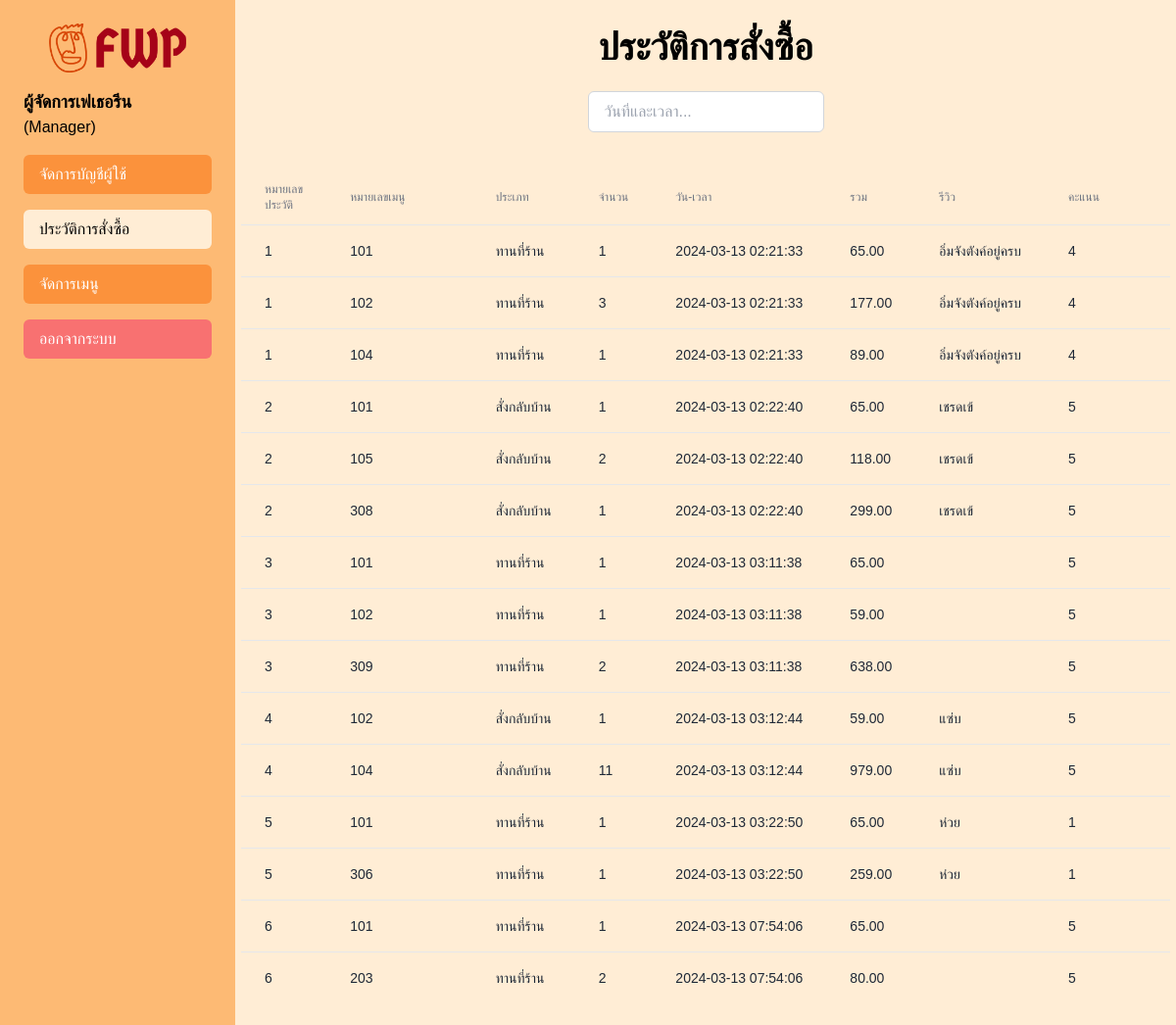
/history_manager.php (signed in), run on the app's committed database.
### tables this page shows
CREATE TABLE review (
    review_id INTEGER PRIMARY KEY AUTOINCREMENT,
    comment TEXT,
    score INTEGER
);

### history_order.php (the view, shortened to what this page needs)
<?php
$db = new MyDB();
$sql = "SELECT * FROM order_history;";
$ret = $db->query($sql);
if ($ret->numColumns() > 0) {
  while($row = $ret->fetchArray(SQLITE3_ASSOC)) {
    $query = "SELECT * FROM review WHERE review_id =" . $row['review_id'];
    $review_result = $db->query($query);
    $review_row = $review_result->fetchArray(SQLITE3_ASSOC);
    $comment = $review_row ? $review_row['comment'] : '';
    echo "<tr class=\"hover:bg-orange-200\">
              <td class=\"px-6 py-4 whitespace-nowrap text-sm text-gray-800 history-no\">" . $row["history_no"] . "</td>
              <td class=\"px-6 py-4 whitespace-nowrap text-sm text-gray-800 menu-no \">" . $row["menu_no"] . "</td>
              <td class=\"px-6 py-4 whitespace-nowrap text-sm text-gray-800 type\">" . $row["type"] . "</td>
              <td class=\"px-6 py-4 whitespace-nowrap text-sm text-gray-800 quantity\">" . $row["quantity"] . "</td>
              <td class=\"px-6 py-4 whitespace-nowrap text-sm text-gray-800 date_time\">" . $row["date_time"] . "</td>
              <td class=\"px-6 py-4 whitespace-nowrap text-sm text-gray-800 total\">" . number_format($row["total"], 2) . "</td>
              <td class=\"px-6 py-4 whitespace-nowrap text-sm text-gray-800 review-id\">" . $comment . "</td>
              <td class=\"px-6 py-4 whitespace-nowrap text-sm text-gray-800 review-score\">" . ($review_row ? $review_row['score'] : '') . "</td>
              <td class=\"px-6 py-4 whitespace-nowrap text-end text-sm font-medium\">
              </td>
            </tr>";
  }
}
?>

### style.css (style rules this page uses)
html, :host { line-height: 1.5; -webkit-text-size-adjust: 100%; -moz-tab-size: 4; -o-tab-size: 4; tab-size: 4; font-family: ui-sans-serif, system-ui, sans-serif, "Apple Color Emoji", "Segoe UI Emoji", "Segoe UI Symbol", "Noto Color Emoji"; font-feature-settings: normal; font-variation-settings: normal; -webkit-tap-highlight-color: transparent; }
body { margin: 0; line-height: inherit; }
.divide-y > :not([hidden]) ~ :not([hidden]) { --tw-divide-y-reverse: 0; border-top-width: calc(1px * calc(1 - var(--tw-divide-y-reverse))); border-bottom-width: calc(1px * var(--tw-divide-y-reverse)); }
.divide-gray-200 > :not([hidden]) ~ :not([hidden]) { --tw-divide-opacity: 1; border-color: rgb(229 231 235 / var(--tw-divide-opacity)); }
.overflow-x-hidden { overflow-x: hidden; }
.whitespace-nowrap { white-space: nowrap; }
.bg-orange-100 { --tw-bg-opacity: 1; background-color: rgb(255 237 213 / var(--tw-bg-opacity)); }
.px-6 { padding-left: 1.5rem; padding-right: 1.5rem; }
.py-4 { padding-top: 1rem; padding-bottom: 1rem; }
.text-end { text-align: end; }
.text-sm { font-size: 0.875rem; line-height: 1.25rem; }
.font-medium { font-weight: 500; }
.text-gray-800 { --tw-text-opacity: 1; color: rgb(31 41 55 / var(--tw-text-opacity)); }
* { font-family: 'Prompt', sans-serif; }

### history_manager.php (style rules this page uses)
body, html { height: 100%; margin: 0; padding: 0; }

### data on the page
review: comment "อิ่มจังตังค์อยู่ครบ", score "4"
review: comment "เชรดเข้", score "5"
review: score "5"
review: comment "แซ่บ", score "5"
review: comment "ห่วย", score "1"
review: score "5"

### other printed values
$row["history_no"] "1"
$row["menu_no"] "101"
$row["type"] "ทานที่ร้าน"
$row["quantity"] "1"
$row["date_time"] "2024-03-13 02:21:33"
$row["total"] "65.00"
$row["menu_no"] "102"
$row["quantity"] "3"
$row["total"] "177.00"
$row["menu_no"] "104"
$row["total"] "89.00"
$row["history_no"] "2"
$row["type"] "สั่งกลับบ้าน"
$row["date_time"] "2024-03-13 02:22:40"
$row["menu_no"] "105"
